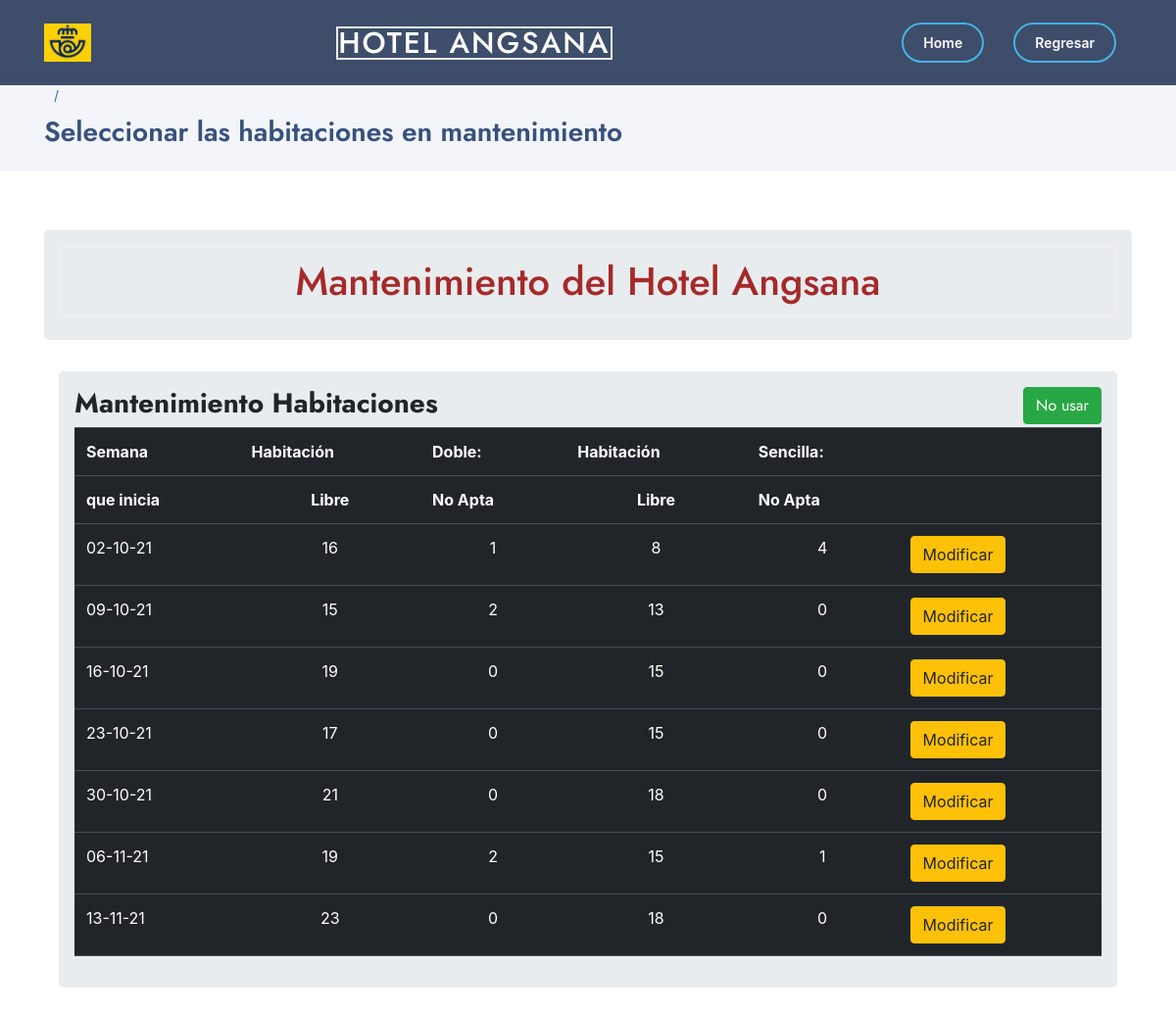
The app's page /mant with its own data.
### app.py (models this page shows, shortened)
class Wk(db.Model):
    __tablename__ = 'weeks'
    id = db.Column(db.Integer, primary_key=True)
    start = db.Column(db.String(10))
    ends = db.Column(db.String(10))
    t1_tot = db.Column(db.Integer)
    t1_res = db.Column(db.Integer)
    t1_man = db.Column(db.Integer)
    t1_lib = db.Column(db.Integer)
    t2_tot = db.Column(db.Integer)
    t2_res = db.Column(db.Integer)
    t2_man = db.Column(db.Integer)
    t2_lib = db.Column(db.Integer)

### app.py (the view)
@app.route('/mant', methods=['GET', 'POST'])
def mant():
    all_data = Wk.query.all()
    return render_template("mant/index3.html", xweeks=all_data)

### templates/mant/index3.html (shortened to what this page needs)
<!DOCTYPE html>
<html lang="en">
<head>
  <link href="static/vendor/aos/aos.css" rel="stylesheet">
  <link href="static/vendor/bootstrap/css/bootstrap.min.css" rel="stylesheet">
  <link href="static/vendor/bootstrap-icons/bootstrap-icons.css" rel="stylesheet">
  <link href="static/vendor/boxicons/css/boxicons.min.css" rel="stylesheet">
  <link href="static/vendor/glightbox/css/glightbox.min.css" rel="stylesheet">
  <link href="static/vendor/remixicon/remixicon.css" rel="stylesheet">
  <link href="static/vendor/swiper/swiper-bundle.min.css" rel="stylesheet">
 <link rel="stylesheet" href="{{url_for('static', filename='style.css')}}">
<body>
  <header id="header" class="fixed-top header-inner-pages">
    <div class="container d-flex align-items-center">
      <a href="index.html" class="logo me-auto"><img src="static/img/logo.png "  alt="" class="img-fluid"></a>
      <h1 class="logo me-auto"><a href="index.html"> Hotel Angsana <space> </a></h1>
      <nav id="navbar" class="navbar">
        <ul>
          <li><a class="getstarted scrollto" href="/">Home</a></li>
          <li><a class="getstarted scrollto" href="control">Regresar</a></li>
        </ul>
      </nav>
    </div>
  </header>
  <main id="main">
    <section id="breadcrumbs" class="breadcrumbs">
      <div class="container">
        <ol>
          <li></li>
        </ol>
        <h2> Seleccionar las habitaciones en mantenimiento </h2>
      </div>
    </section>
    <section class="inner-page">
      <div class="container">
      {% extends 'mant/base3.html' %}

### templates/mant/index3_rooms.html (shortened to what this page needs)
{% extends 'mant/base3.html' %}
{% block body %}
<div class="container">
    <div class="row">
        <div class="col md-12">
            <div class="jumbotron p-3">
                <h3><b>Mantenimiento Habitaciones </b>  <button type="button"  class="btn btn-success float-right"
                data-toggle="modal" data-target="#mymodal">No usar</button> </h3>
                <table class="table table-hover table-dark">
                    <tr>
                        <th>Semana</th>
                        <th>Habitación</th>
                        <th>Doble:</th>
                        <th>Habitación</th>
                        <th>Sencilla: </th>
                        <th></th>
                    </tr>
                    <tr>
                        <th>que inicia</th>
                        <th style="text-align:center">Libre</th>
                        <th>No Apta</th>
                        <th style="text-align:center">Libre</th>
                        <th>No Apta</th>
                        <th></th>
                    </tr>
                   {% for row in xweeks %}
                    <tr>
                        <td>{{row.start}}</td>
                        <td style="text-align:center">{{row.t1_lib}}</td>
                        <td style="text-align:center">{{row.t1_man}}</td>
                        <td style="text-align:center">{{row.t2_lib}}</td>
                        <td style="text-align:center">{{row.t2_man}}</td>
                        <td>
                            <a href="/update3/{{row.id}}" class="btn btn-warning btn-xs" data-toggle="modal" data-target="#modaledit{{row.id}}">Modificar</a>
                        </td>
                    </tr>
                    {% endfor %}
                </table>
            </div>
        </div>
    </div>
</div>
{% endblock %}

### static/css/style.css (style rules this page uses)
h1 { border: 2px #eee solid; color: brown; text-align: center; padding: 10px; }

### templates/mant/index3.html (style rules this page uses)
body { font-family: "Open Sans", sans-serif; color: #444444; }
a { color: #47b2e4; text-decoration: none; }
h1, h2, h3, h4, h5, h6 { font-family: "Jost", sans-serif; }
#header { transition: all 0.5s; z-index: 997; padding: 15px 0; }
#header.header-scrolled, #header.header-inner-pages { background: rgba(40, 58, 90, 0.9); }
#header .logo { font-size: 30px; margin: 0; padding: 0; line-height: 1; font-weight: 500; letter-spacing: 2px; text-transform: uppercase; }
#header .logo a { color: #fff; }
#header .logo img { max-height: 40px; }
.navbar { padding: 0; }
.navbar ul { margin: 0; padding: 0; display: flex; list-style: none; align-items: center; }
.navbar li { position: relative; }
.navbar a, .navbar a:focus { display: flex; align-items: center; justify-content: space-between; padding: 10px 0 10px 30px; font-size: 15px; font-weight: 500; color: #fff; white-space: nowrap; transition: 0.3s; }
.navbar .getstarted { padding: 8px 20px; margin-left: 30px; border-radius: 50px; color: #fff; font-size: 14px; border: 2px solid #47b2e4; font-weight: 600; }
section { padding: 60px 0; overflow: hidden; }
.breadcrumbs { padding: 15px 0; background: #f3f5fa; min-height: 40px; margin-top: 72px; }
.breadcrumbs h2 { font-size: 28px; font-weight: 600; color: #37517e; }
.breadcrumbs ol { display: flex; flex-wrap: wrap; list-style: none; padding: 0 0 10px 0; margin: 0; font-size: 14px; }
.breadcrumbs ol li + li { padding-left: 10px; }
.breadcrumbs ol li + li::before { display: inline-block; padding-right: 10px; color: #4668a2; content: "/"; }

### records on screen
Wk: start "02-10-21", t1_lib "16", t1_man "1", t2_lib "8", t2_man "4"
Wk: start "09-10-21", t1_lib "15", t1_man "2", t2_lib "13", t2_man "0"
Wk: start "16-10-21", t1_lib "19", t1_man "0", t2_lib "15", t2_man "0"
Wk: start "23-10-21", t1_lib "17", t1_man "0", t2_lib "15", t2_man "0"
Wk: start "30-10-21", t1_lib "21", t1_man "0", t2_lib "18", t2_man "0"
Wk: start "06-11-21", t1_lib "19", t1_man "2", t2_lib "15", t2_man "1"
Wk: start "13-11-21", t1_lib "23", t1_man "0", t2_lib "18", t2_man "0"
